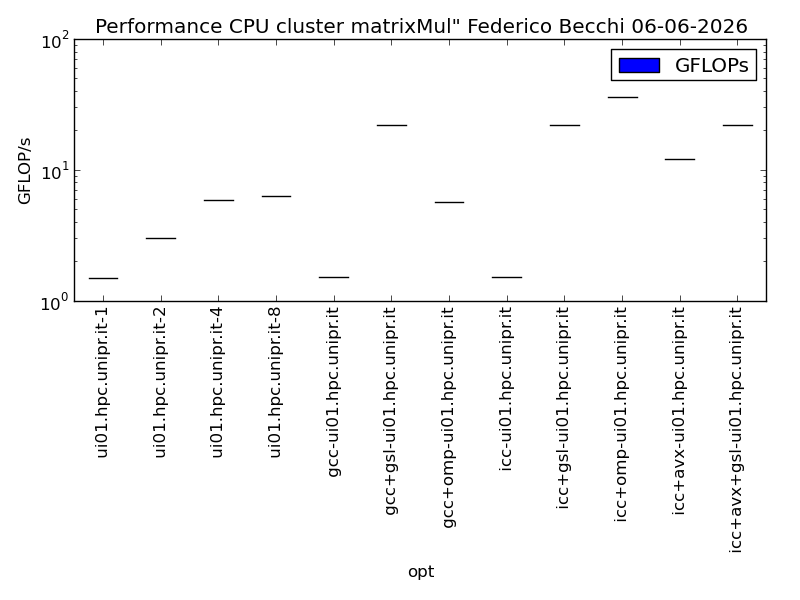

This figure's Python source:
from glob import glob
import pandas as pd

# 1. Importa prima SOLO matplotlib base
import matplotlib

# 2. Imposta il backend AGG (prima di pyplot!)
matplotlib.use("Agg")

# 3. Ora puoi importare pyplot in sicurezza
import matplotlib.pyplot as plt

filenames = glob("*mm*.csv")

dfs = []
for filename in filenames:
    dfs.append(
        pd.read_csv(
            filename,
            comment="#",
            names=["N", "gflop", "tempo", "GFLOPs", "Hostname", "opt", "nt"],
        )
    )

# Concatenate all data into one DataFrame
df = pd.concat(dfs, ignore_index=True)

print(df)

# Creazione del grafico
df.plot(kind="bar", x="opt", y="GFLOPs", stacked=True, legend=True)

plt.title('Performance CPU cluster matrixMul" Federico Becchi 06-06-2026')
plt.legend()
plt.yscale("log")
plt.ylabel("GFLOP/s")
plt.tight_layout()
plt.savefig("matrixMul.png")
